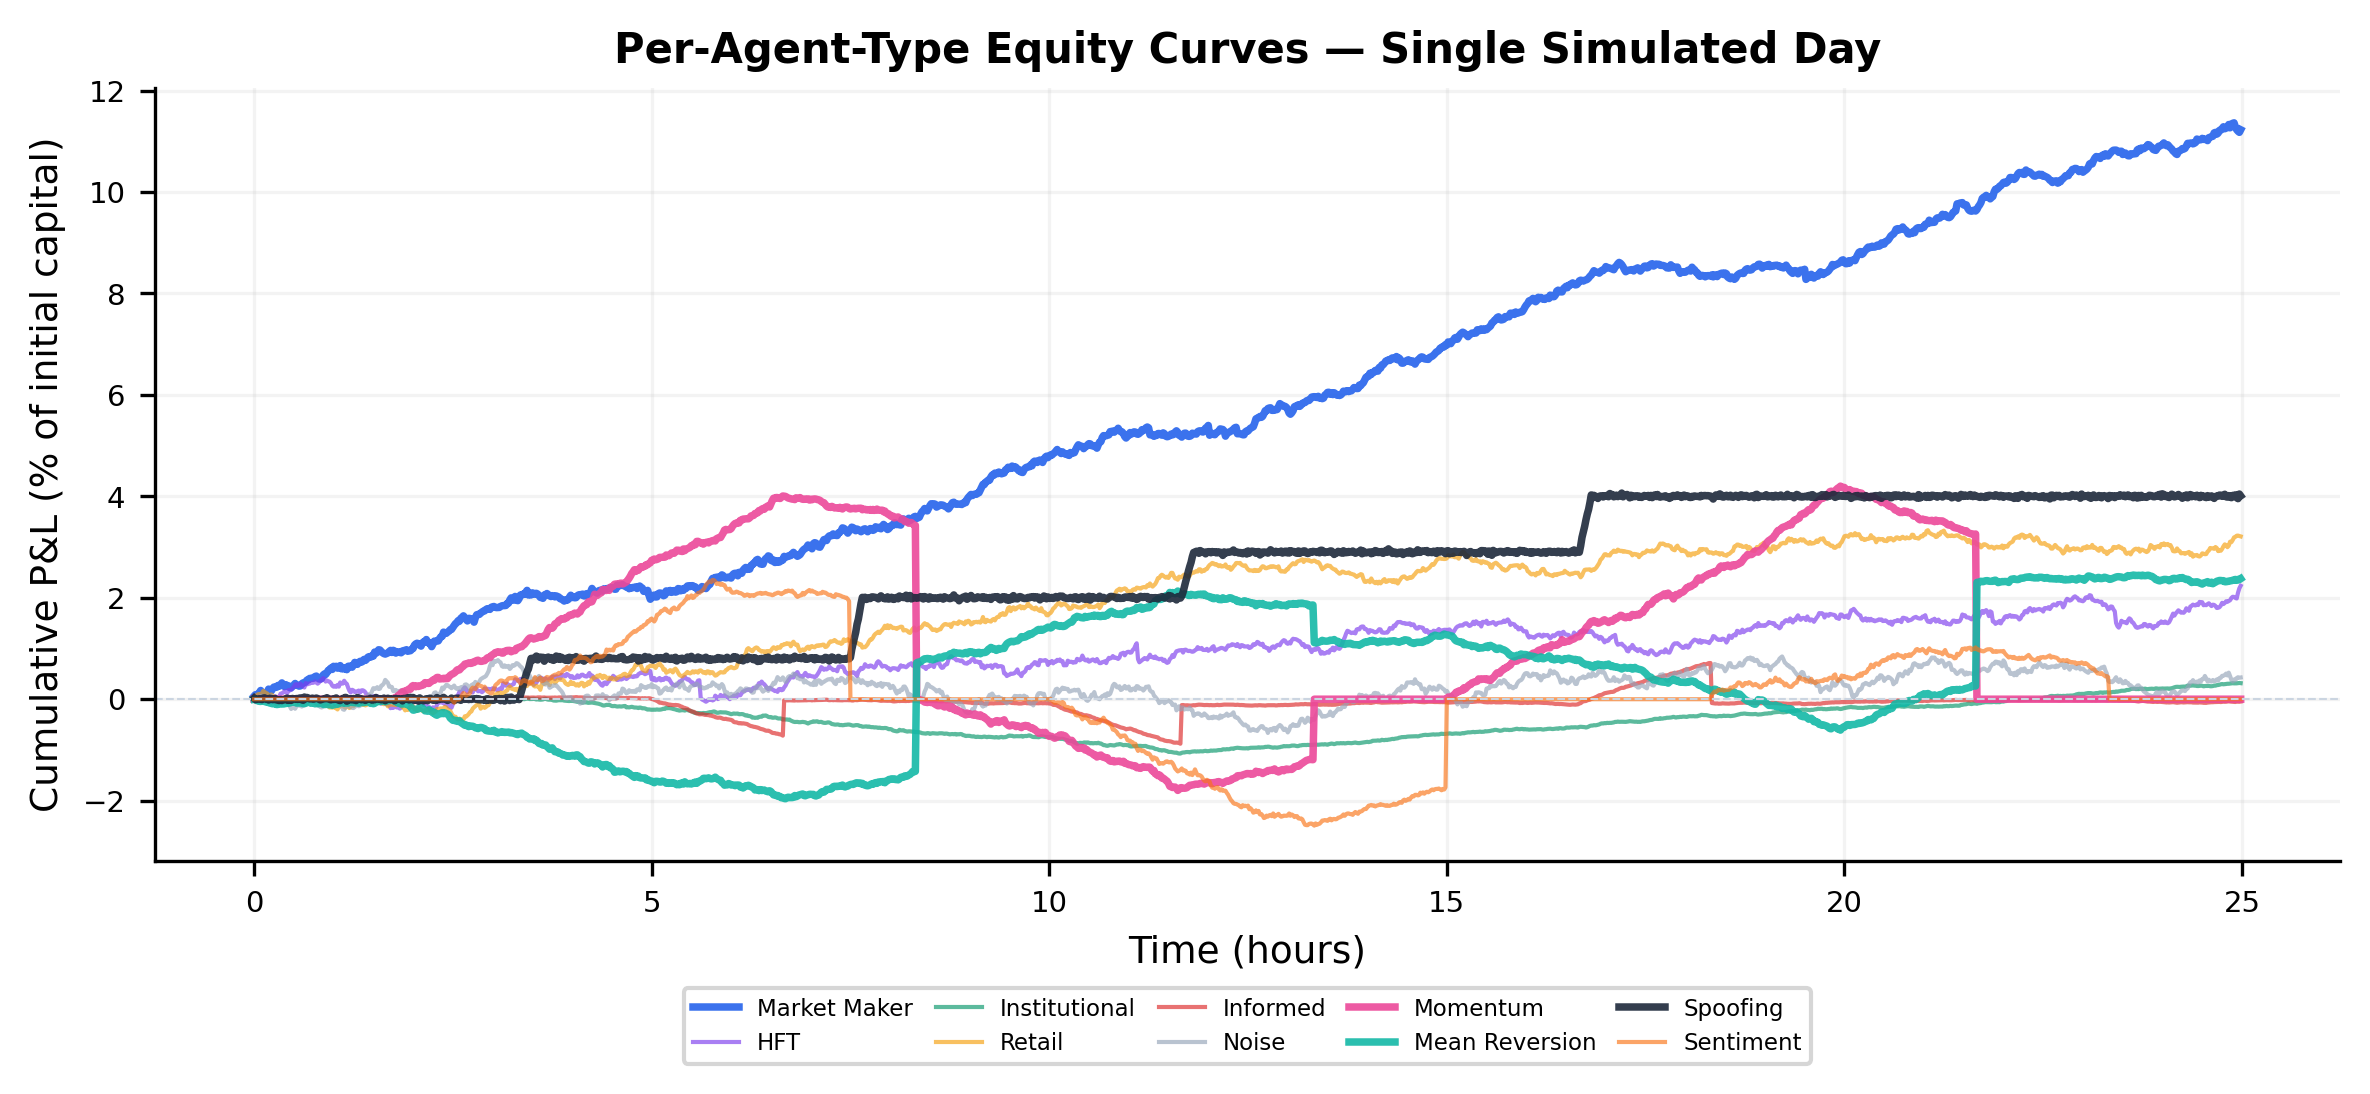

Write the Python code that produced this figure.
"""
Generate representative per-agent-type cumulative P&L curves.
Output: figures/fig_equity_curves.pdf
"""

import matplotlib.pyplot as plt
import numpy as np

np.random.seed(2024)

n_steps = 1500  # ~minutes in a trading day
time = np.arange(n_steps) / 60  # hours

# ── Simulate P&L curves for each agent type ──
def cum_pnl(drift, vol, jumps=0, jump_size=0):
    """Cumulative P&L with optional jumps."""
    ret = np.random.normal(drift, vol, n_steps)
    if jumps > 0:
        jump_idx = np.random.choice(n_steps, jumps, replace=False)
        ret[jump_idx] += np.random.normal(jump_size, abs(jump_size)*0.5, jumps)
    return np.cumsum(ret)

# Market Maker: steady income, occasional drawdowns
mm = cum_pnl(0.8, 3.0, jumps=5, jump_size=-15)

# HFT: sharp frequent gains, occasional steep losses
hft = cum_pnl(0.3, 5.0, jumps=8, jump_size=-25)

# Institutional: negative during TWAP, may recover
inst_base = np.zeros(n_steps)
twap_start, twap_end = 200, 700
inst_base[twap_start:twap_end] = np.cumsum(np.random.normal(-0.5, 1.5, twap_end - twap_start))
inst_base[twap_end:] = inst_base[twap_end-1] + np.cumsum(np.random.normal(0.3, 1.0, n_steps - twap_end))
inst = inst_base

# Retail: noisy small gains/losses
retail = cum_pnl(0.05, 1.5)

# Informed: step functions around signals
informed = np.zeros(n_steps)
sig_points = [300, 600, 1000]
for sp in sig_points:
    sign = np.random.choice([-1, 1])
    informed[sp:sp+100] += np.cumsum(np.random.normal(sign*0.8, 0.5, 100))
informed = np.cumsum(np.diff(np.concatenate([[0], informed])) + np.random.normal(0, 0.3, n_steps))

# Noise: random walk around zero
noise = cum_pnl(0.0, 2.0)

# Momentum: profits during trends, gives back during reversals
momentum = np.zeros(n_steps)
trend_phases = [(100, 400, 1.2), (500, 700, -0.8), (900, 1200, 1.5)]
for s, e, d in trend_phases:
    momentum[s:e] = np.cumsum(np.random.normal(d, 2.0, e-s))
    if e < n_steps:
        momentum[e:e+100] = momentum[e-1] + np.cumsum(np.random.normal(-d*0.6, 1.5, min(100, n_steps-e)))

# Mean Reversion: opposite of momentum timing
mean_rev = -momentum * 0.5 + cum_pnl(0.1, 1.0)

# Spoofing: stepped P&L (flat → gain → flat → gain)
spoof = np.zeros(n_steps)
spoof_cycles = [(200, 210, 80), (450, 460, 120), (700, 710, 90), (1000, 1010, 110)]
current_level = 0
for s, e, gain in spoof_cycles:
    spoof[s:e] = np.linspace(current_level, current_level + gain, e-s)
    current_level += gain
    if e < n_steps:
        spoof[e:] = current_level
spoof += np.random.normal(0, 2, n_steps)
spoof = np.cumsum(np.diff(np.concatenate([[0], spoof])))

# Sentiment: sharp moves during herding, reversals during contrarian
sentiment = np.zeros(n_steps)
herd_phases = [(150, 350, 0.8), (600, 800, -1.0), (1100, 1300, 0.6)]
for s, e, d in herd_phases:
    phase_len = min(e, n_steps) - s
    sentiment[s:s+phase_len] = np.cumsum(np.random.normal(d, 2.5, phase_len))
    if e < n_steps:
        rev_len = min(100, n_steps - e)
        sentiment[e:e+rev_len] = sentiment[min(e-1, n_steps-1)] + np.cumsum(np.random.normal(-d*0.7, 1.5, rev_len))

# ── Normalize all to starting inventory value (percentage) ──
curves = {
    'Market Maker': mm / 100,
    'HFT': hft / 150,
    'Institutional': inst / 200,
    'Retail': retail / 50,
    'Informed': informed / 100,
    'Noise': noise / 50,
    'Momentum': momentum / 100,
    'Mean Reversion': mean_rev / 80,
    'Spoofing': spoof / 100,
    'Sentiment': sentiment / 80,
}

colors = {
    'Market Maker': '#2563EB',
    'HFT': '#7C3AED',
    'Institutional': '#059669',
    'Retail': '#F59E0B',
    'Informed': '#DC2626',
    'Noise': '#94A3B8',
    'Momentum': '#EC4899',
    'Mean Reversion': '#14B8A6',
    'Spoofing': '#1E293B',
    'Sentiment': '#F97316',
}

fig, ax = plt.subplots(figsize=(8.0, 3.8), dpi=300)

for name, curve in curves.items():
    lw = 1.8 if name in ['Market Maker', 'Momentum', 'Mean Reversion', 'Spoofing'] else 1.0
    alpha = 0.9 if name in ['Market Maker', 'Momentum', 'Mean Reversion', 'Spoofing'] else 0.65
    ax.plot(time, curve[:len(time)], label=name, color=colors[name],
            linewidth=lw, alpha=alpha)

ax.axhline(y=0, color='#CBD5E1', linewidth=0.5, linestyle='--')
ax.set_xlabel('Time (hours)', fontsize=9)
ax.set_ylabel('Cumulative P&L (% of initial capital)', fontsize=9)
ax.set_title('Per-Agent-Type Equity Curves — Single Simulated Day', fontsize=10, fontweight='bold')
ax.legend(fontsize=5.5, ncol=5, loc='upper center', bbox_to_anchor=(0.5, -0.15),
          framealpha=0.8, columnspacing=1.0)
ax.tick_params(labelsize=7)
ax.spines['top'].set_visible(False)
ax.spines['right'].set_visible(False)
ax.grid(True, alpha=0.15)

plt.tight_layout()
plt.savefig('figures/fig_equity_curves.pdf', bbox_inches='tight', dpi=300)
plt.savefig('figures/fig_equity_curves.png', bbox_inches='tight', dpi=300)
print("✓ fig_equity_curves.pdf generated")
